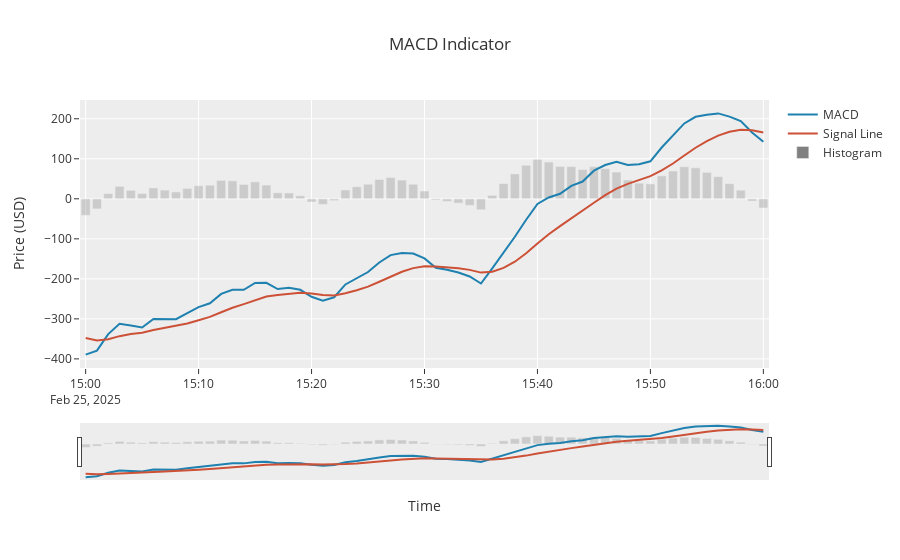

The cell this chart's notebook holds for it:
### Code cell
last_60_minutes(btc_prices)
